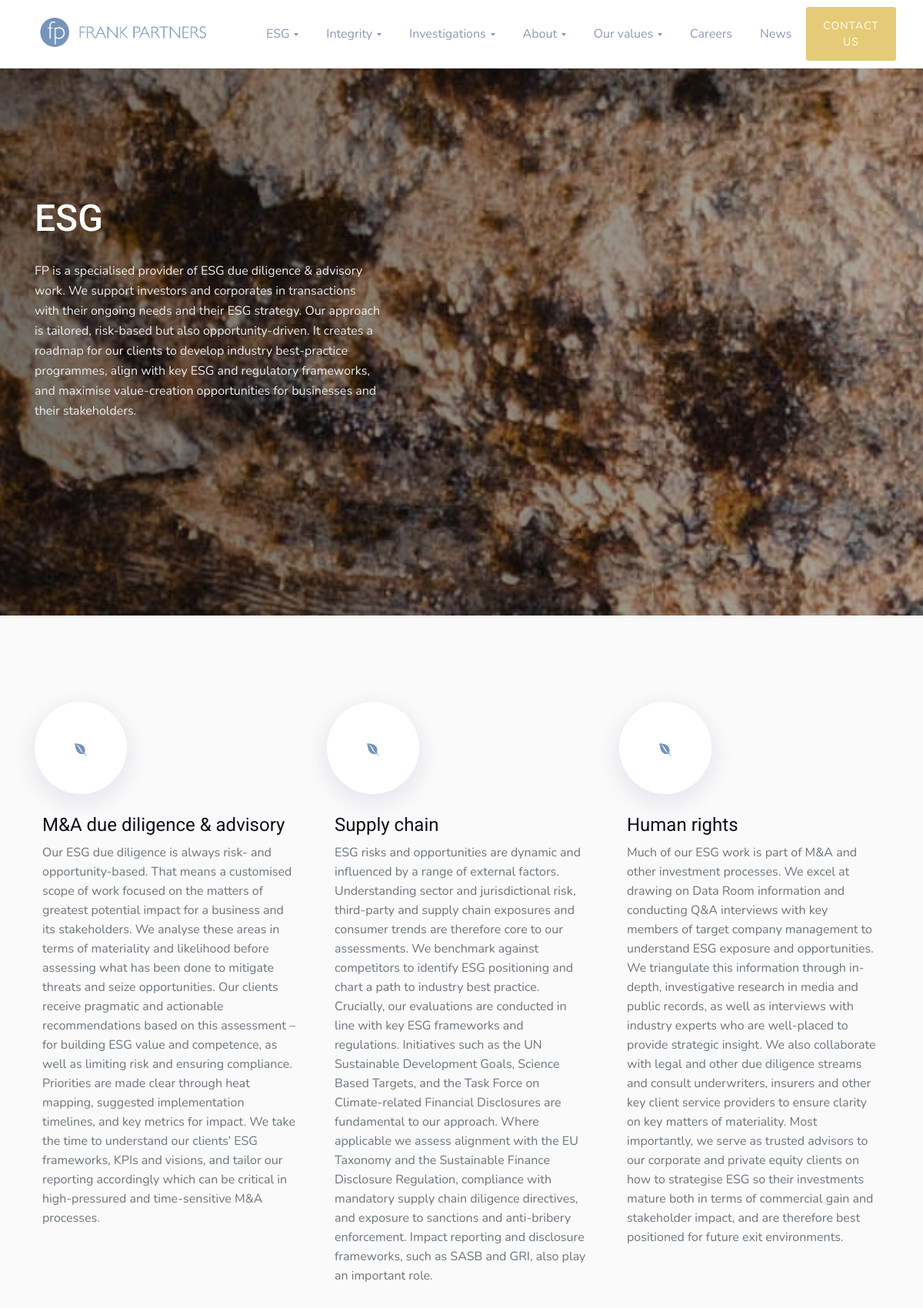
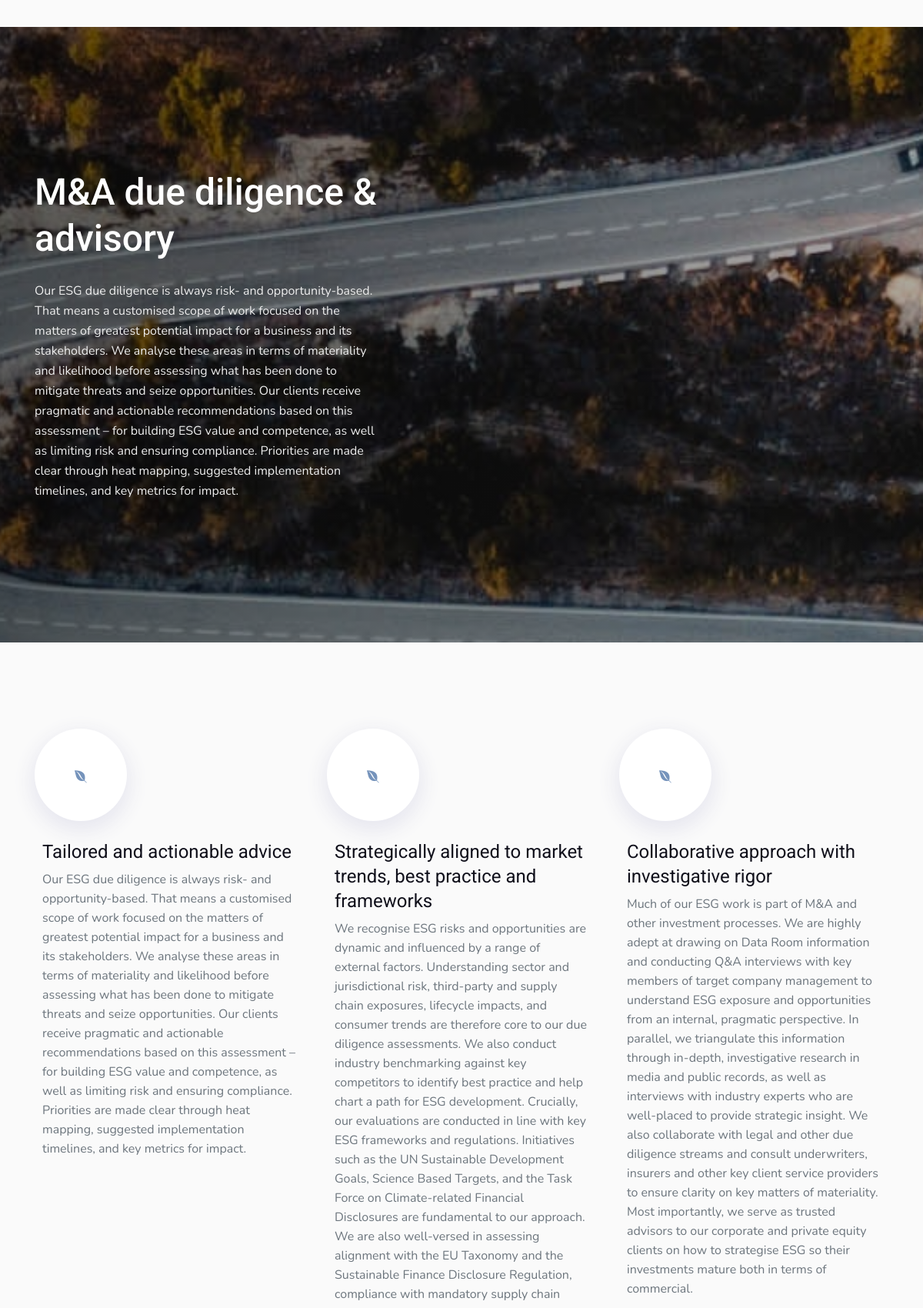
/esg.html (upper part), run on the app's committed database (2 pictures, top to bottom).
### website/models.py (models this page shows)
class service(models.Model):
    GROUP = (
        ('ESG', 'ESG'),
        ('Integrity', 'Integrity'),
        ('Investigations', 'Investigations'),
    )
    title = models.CharField(max_length=500, blank=True, null=True)
    group = models.CharField(
        max_length=20,
        choices=GROUP,
        default='ESG',
        db_index=True,
    )
    headline = models.CharField(max_length=500, blank=True, null=True)
    intro = models.CharField(max_length=1000, blank=True, null=True)
    background_image = models.ImageField(upload_to ='uploads/', blank=True, null=True)
    service1_headline = models.CharField(max_length=500, blank=True, null=True)
    service1_icon = models.CharField(max_length=500, blank=True, null=True)
    service1_text = models.CharField(max_length=1000, blank=True, null=True)
    service2_headline = models.CharField(max_length=500, blank=True, null=True)
    service2_icon = models.CharField(max_length=500, blank=True, null=True)
    service2_text = models.CharField(max_length=1000, blank=True, null=True)
    service3_headline = models.CharField(max_length=500, blank=True, null=True)
    service3_icon = models.CharField(max_length=500, blank=True, null=True)
    service3_text = models.CharField(max_length=1000, blank=True, null=True)
    service_link = models.URLField(blank=True, null=True)

### website/views.py (the view)
# urls.py: path('esg.html', esg_view, name='esg'),
def esg_view(request):
    esg = service.objects.filter(group="ESG").order_by('id')
    print (esg)
    context = {
        "title":"ESG - Frank Partners",
        "content": esg,
    }
    return render(request, 'sites/esg.html', context)

### website/templates/sites/esg.html
{% extends 'sites/base.html' %}
{% load static %}
{% block content %}
{% for c in content %}
<section class="w3l-esg">
  <div class="new-block top-bottom">
    <div class="container">
      <div class="middle-section">
        <div class="section-width">
          <h2 style="font-size:3em; line-height:60px">{{ c.headline }}</h2>
        </div>
        <div class="link-list-menu">
          <p> {{ c.intro }} </p>
        </div>
      </div>
    </div>
  </div>
</section>
<section class="w3l-about2">
  <div class="features-main py-5">
    <div class="container py-lg-3">
      <div class="row features">
        {% if c.service2_headline == None %}
        <div class="col-md-12 feature-1 mt-5">
          <div class="feature-body">
            <div class="feature-images">
              <span><i class="{{ c.service1_icon }}" aria-hidden="true"></i></span>
            </div>
            <div class="feature-info mt-4">
              <h3 class="feature-titel my-2"> {{ c.service1_headline }} </h3>
              <p class="feature-text"> {{ c.service1_text }} </p>
            </div>
          </div>
        </div>
        {% elif c.service3_headline == None %}
        <div class="col-md-6 feature-1 mt-5">
          <div class="feature-body">
            <div class="feature-images">
              <span><i class="{{ c.service1_icon }}" aria-hidden="true"></i></span>
            </div>
            <div class="feature-info mt-4">
              <h3 class="feature-titel my-2"> {{ c.service1_headline }} </h3>
              <p class="feature-text"> {{ c.service1_text }} </p>
            </div>
          </div>
        </div>
        <div class="col-md-6 feature-1 mt-5">
          <div class="feature-body">
            <div class="feature-images">
              <span><i class="{{ c.service1_icon }}" aria-hidden="true"></i></span>
            </div>
            <div class="feature-info mt-4">
              <h3 class="feature-titel my-2"> {{ c.service2_headline }} </h3>
              <p class="feature-text"> {{ c.service2_text }} </p>
            </div>
          </div>
        </div>
        {% else %}
        <div class="col-md-4 feature-1 mt-5">
          <div class="feature-body">
            <div class="feature-images">
              <span><i class="{{ c.service1_icon }}" aria-hidden="true"></i></span>
            </div>
            <div class="feature-info mt-4">
              <h3 class="feature-titel my-2"> {{ c.service1_headline }} </h3>
              <p class="feature-text"> {{ c.service1_text }} </p>
            </div>
          </div>
        </div>
        <div class="col-md-4 feature-1 mt-5">
          <div class="feature-body">
            <div class="feature-images">
              <span><i class="{{ c.service1_icon }}" aria-hidden="true"></i></span>
            </div>
            <div class="feature-info mt-4">
              <h3 class="feature-titel my-2"> {{ c.service2_headline }} </h3>
              <p class="feature-text"> {{ c.service2_text }} </p>
            </div>
          </div>
        </div>
        <div class="col-md-4 feature-1 mt-5">
          <div class="feature-body">
            <div class="feature-images">
              <span><i class="{{ c.service1_icon }}" aria-hidden="true"></i></span>
            </div>
            <div class="feature-info mt-4">
              <h3 class="feature-titel my-2"> {{ c.service3_headline }} </h3>
              <p class="feature-text"> {{ c.service3_text }} </p>
            </div>
          </div>
        </div>
        {% endif %}
      </div>
    </div>
  </div>
</section>
{% endfor %}
{% endblock %}

### data on the page
service: headline "ESG", intro "FP is a specialised provider of ESG due diligence & advisory work. We support investors and corporates in transactions with their ongoing needs and their ESG strategy. Our approach is tailored, risk-based but also opportunity-driven. It creates a roadmap for our clients to develop industry best-practice programmes, align with key ESG and regulatory frameworks, and maximise value-creation opportunities for businesses and their stakeholders.", service1_headline "M&A due diligence & advisory", service1_text "Our ESG due diligence is always risk- and opportunity-based. That means a customised scope of work focused on the matters of greatest potential impact for a business and its stakeholders. We analyse these areas in terms of materiality and likelihood before assessing what has been done to mitigate threats and seize opportunities. Our clients receive pragmatic and actionable recommendations based on this assessment – for building ESG value and competence, as well as limiting risk and ensuring compliance. Priorities are made clear through heat mapping, suggested implementation timelines, and key metrics for impact. We take the time to understand our clients’ ESG frameworks, KPIs and visions,…", service2_headline "Supply chain", service2_text "ESG risks and opportunities are dynamic and influenced by a range of external factors. Understanding sector and jurisdictional risk, third-party and supply chain exposures and consumer trends are therefore core to our assessments. We benchmark against competitors to identify ESG positioning and chart a path to industry best practice. Crucially, our evaluations are conducted in line with key ESG frameworks and regulations. Initiatives such as the UN Sustainable Development Goals, Science Based Targets, and the Task Force on Climate-related Financial Disclosures are fundamental to our approach. Where applicable we assess alignment with the EU Taxonomy and the Sustainable Finance Disclosure…", service3_headline "Human rights", service3_text "Much of our ESG work is part of M&A and other investment processes. We excel at drawing on Data Room information and conducting Q&A interviews with key members of target company management to understand ESG exposure and opportunities. We triangulate this information through in-depth, investigative research in media and public records, as well as interviews with industry experts who are well-placed to provide strategic insight. We also collaborate with legal and other due diligence streams and consult underwriters, insurers and other key client service providers to ensure clarity on key matters of materiality. Most importantly, we serve as trusted advisors to our corporate and private equity…"
service: headline "M&A due diligence & advisory", intro "Our ESG due diligence is always risk- and opportunity-based. That means a customised scope of work focused on the matters of greatest potential impact for a business and its stakeholders. We analyse these areas in terms of materiality and likelihood before assessing what has been done to mitigate threats and seize opportunities. Our clients receive pragmatic and actionable recommendations based on this assessment – for building ESG value and competence, as well as limiting risk and ensuring compliance. Priorities are made clear through heat mapping, suggested implementation timelines, and key metrics for impact.", service1_headline "Tailored and actionable advice", service1_text "Our ESG due diligence is always risk- and opportunity-based. That means a customised scope of work focused on the matters of greatest potential impact for a business and its stakeholders. We analyse these areas in terms of materiality and likelihood before assessing what has been done to mitigate threats and seize opportunities. Our clients receive pragmatic and actionable recommendations based on this assessment – for building ESG value and competence, as well as limiting risk and ensuring compliance. Priorities are made clear through heat mapping, suggested implementation timelines, and key metrics for impact.", service2_headline "Strategically aligned to market trends, best practice and frameworks", service3_headline "Collaborative approach with investigative rigor", service3_text "Much of our ESG work is part of M&A and other investment processes. We are highly adept at drawing on Data Room information and conducting Q&A interviews with key members of target company management to understand ESG exposure and opportunities from an internal, pragmatic perspective. In parallel, we triangulate this information through in-depth, investigative research in media and public records, as well as interviews with industry experts who are well-placed to provide strategic insight. We also collaborate with legal and other due diligence streams and consult underwriters, insurers and other key client service providers to ensure clarity on key matters of materiality. Most importantly,…"
